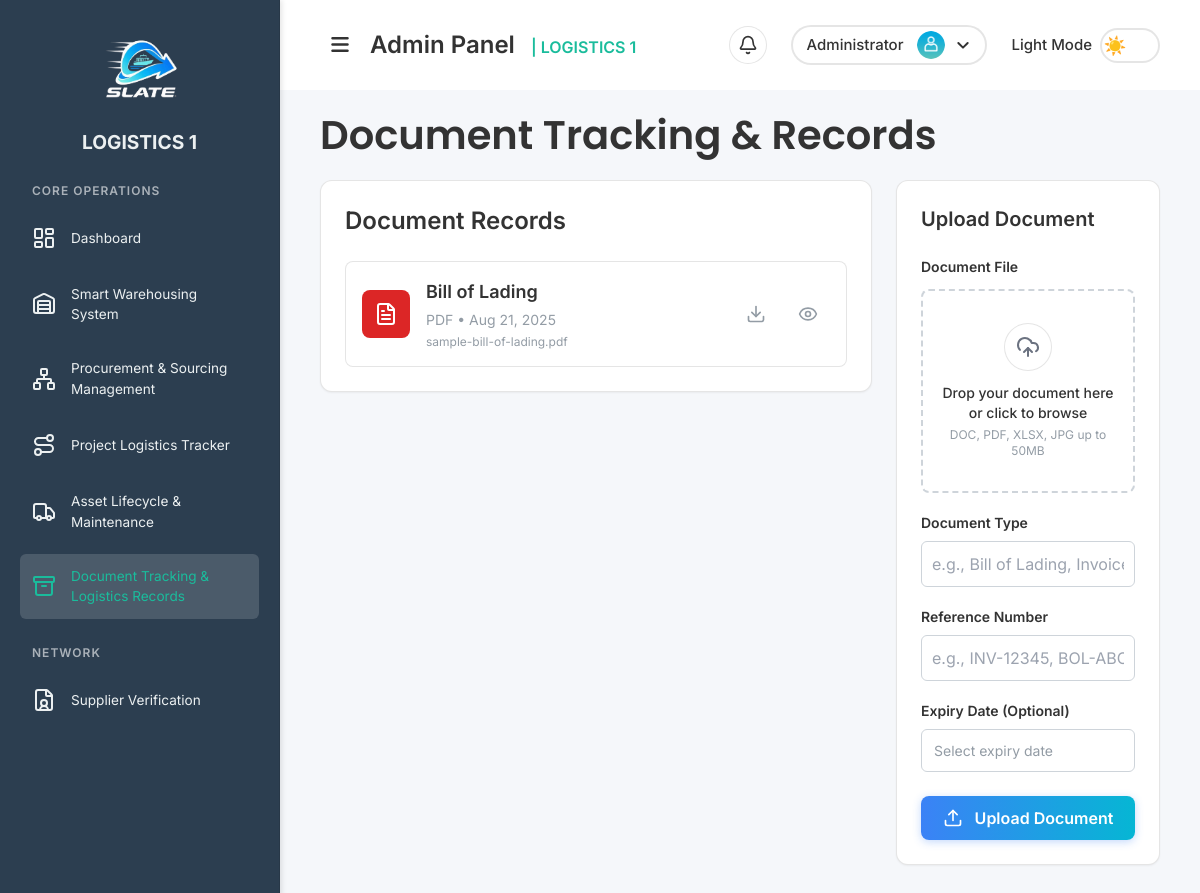
/pages/document_tracking_records.php (signed in), run on the app's committed database.
### tables this page shows
CREATE TABLE `documents` (
  `id` int NOT NULL,
  `file_name` varchar(255) NOT NULL,
  `file_path` varchar(255) NOT NULL,
  `document_type` varchar(100) DEFAULT NULL,
  `reference_number` varchar(100) DEFAULT NULL,
  `expiry_date` date DEFAULT NULL,
  `upload_date` timestamp NULL DEFAULT CURRENT_TIMESTAMP
);

### includes/functions/document.php (called while the page is built, shortened)
<?php
function getAllDocuments() {
    $conn = getDbConnection();
    $result = $conn->query("SELECT * FROM documents ORDER BY upload_date DESC");
    $documents = $result ? $result->fetch_all(MYSQLI_ASSOC) : [];
    return $documents;
}
?>

### pages/document_tracking_records.php (the view, shortened to what this page needs)
<?php
require_once '../includes/functions/document.php';
$documents = getAllDocuments();
?>
<!DOCTYPE html>
<html lang="en">
<head>
  <link rel="stylesheet" href="../assets/css/styles.css">
  <link rel="stylesheet" href="../assets/css/sidebar.css">
  <link rel="stylesheet" href="https://cdnjs.cloudflare.com/ajax/libs/font-awesome/6.7.2/css/all.min.css">
  <script src="https://cdn.tailwindcss.com"></script>
</head>
<body class="sidebar-active">
  <div class="sidebar" id="sidebar"> <?php include '../partials/sidebar.php'; ?> </div>
  <div class="main-content-wrapper" id="mainContentWrapper">
    <div class="content" id="mainContent">
      <?php include '../partials/header.php'; ?>
      <h1 class="font-semibold page-title">Document Tracking & Records</h1>
      <div class="grid grid-cols-1 lg:grid-cols-3 gap-6">
        <div class="col-span-1 lg:col-span-2">
          <div class="bg-[var(--card-bg)] border border-[var(--card-border)] rounded-xl p-6 shadow-sm">
            <div class="flex justify-between items-center mb-6">
              <h2 class="text-2xl font-semibold text-[var(--text-color)]">Document Records</h2>
            </div>
            <div class="space-y-3">
              <?php if (empty($documents)): ?>
                <div class="text-center py-8 text-[var(--placeholder-color)]">
                  <i data-lucide="file-x" class="w-12 h-12 mx-auto mb-3 opacity-50"></i>
                  <p>No documents uploaded yet</p>
                </div>
              <?php else: ?>
                <?php foreach($documents as $doc): ?>
                  <?php
                    $fileExtension = pathinfo($doc['file_name'], PATHINFO_EXTENSION);
                    $fileTypeDisplay = strtoupper($fileExtension);
                    $bgColor = 'bg-gray-600 dark:bg-gray-700';
                    $textColor = 'text-white font-bold dark:text-gray-300';
                    switch(strtolower($fileExtension)) {
                      case 'pdf':
                        $bgColor = 'bg-red-600 dark:bg-red-900/30';
                        $textColor = 'text-white font-bold dark:text-red-400';
                        break;
                    }
                  ?>
                  <div class="flex items-center p-4 bg-[var(--card-bg)] border border-[var(--card-border)] rounded-lg hover:shadow-md transition-shadow group">
                    <div class="flex-shrink-0 mr-4">
                      <div class="w-12 h-12 rounded-lg <?php echo $bgColor; ?> flex items-center justify-center">
                        <i data-lucide="file-text" class="w-6 h-6 <?php echo $textColor; ?>"></i>
                      </div>
                    </div>
                    <div class="flex-1 min-w-0">
                      <h3 class="text-lg font-semibold text-[var(--text-color)] truncate">
                        <?php echo htmlspecialchars($doc['document_type']); ?>
                      </h3>
                      <p class="text-sm text-[var(--placeholder-color)] mt-1">
                        <?php echo $fileTypeDisplay; ?> • <?php echo date('M d, Y', strtotime($doc['upload_date'])); ?>
                      </p>
                      <p class="text-xs text-[var(--placeholder-color)] mt-1 truncate">
                        <?php echo htmlspecialchars($doc['file_name']); ?>
                      </p>
                    </div>
                    <div class="flex-shrink-0 ml-4 flex items-center space-x-2">
                      <a href="../<?php echo htmlspecialchars($doc['file_path']); ?>" target="_blank"
                         class="p-3 text-[var(--placeholder-color)] hover:text-[var(--text-color)] hover:bg-[var(--input-bg)] rounded-lg transition-colors"
                         title="Download file">
                        <i data-lucide="download" class="w-5 h-5"></i>
                      </a>
                      <button type="button"
                              onclick="openDocumentDetails(<?php echo htmlspecialchars(json_encode($doc)); ?>)"
                              class="p-3 text-[var(--placeholder-color)] hover:text-[var(--text-color)] hover:bg-[var(--input-bg)] rounded-lg transition-colors"
                              title="View details">
                        <i data-lucide="eye" class="w-5 h-5"></i>
          </button>
                    </div>
                  </div>
                <?php endforeach; ?>
              <?php endif; ?>
            </div>
          </div>
        </div>
        <div class="hidden lg:block lg:col-span-1">
          <div class="bg-[var(--card-bg)] border border-[var(--card-border)] rounded-xl p-6 shadow-sm sticky top-6">
            <h2 class="text-xl font-semibold text-[var(--text-color)] mb-6 flex items-center">
              Upload Document
            </h2>
            <form action="document_tracking_records.php" method="POST" enctype="multipart/form-data" id="uploadDocumentForm">
              <div class="mb-5">
                <label for="documentFile" class="block text-sm font-semibold mb-3 text-[var(--text-color)]">Document File</label>
                <div class="relative w-full">
                  <div id="dropZone" class="relative w-full min-h-[120px] border-2 border-dashed border-[var(--input-border)] rounded-lg bg-[var(--input-bg)] transition-all duration-200 ease-in-out focus-within:border-blue-500 focus-within:ring-3 focus-within:ring-blue-500/10">
                    <div id="documentUploadPrompt" class="flex flex-col items-center justify-center py-8 px-4 text-center">
                      <div class="w-12 h-12 rounded-full bg-white dark:bg-[var(--card-bg)] border border-[var(--card-border)] flex items-center justify-center mb-3 transition-colors duration-200">
                        <i data-lucide="cloud-upload" class="w-6 h-6 text-gray-500 dark:text-gray-400"></i>
                      </div>
                      <p class="text-sm font-medium text-[var(--text-color)] mb-1">Drop your document here or click to browse</p>
                      <p class="text-xs text-[var(--placeholder-color)]">DOC, PDF, XLSX, JPG up to 50MB</p>
                    </div>
                  </div>
                </div>
              </div>
              <div class="mb-5">
                <label for="document_type" class="block text-sm font-semibold mb-2 text-[var(--text-color)]">Document Type</label>
                <input type="text"
                       name="document_type"
                       id="document_type"
                       placeholder="e.g., Bill of Lading, Invoice"
                       required
                       class="w-full p-2.5 border border-[var(--input-border)] rounded-md bg-[var(--input-bg)] text-[var(--input-text)]">
              </div>
              <div class="mb-5">
                <label for="reference_number" class="block text-sm font-semibold mb-2 text-[var(--text-color)]">Reference Number</label>
                <input type="text"
                       name="reference_number"
                       id="reference_number"
                       placeholder="e.g., INV-12345, BOL-ABCDE"
                       class="w-full p-2.5 border border-[var(--input-border)] rounded-md bg-[var(--input-bg)] text-[var(--input-text)]">
              </div>
              <div class="mb-6">
                <label for="expiry_date" class="block text-sm font-semibold mb-2 text-[var(--text-color)]">Expiry Date (Optional)</label>
              </div>
              <button type="submit" class="w-full btn-primary flex items-center justify-center">
                <i data-lucide="upload" class="w-5 h-5 mr-2"></i>
                Upload Document
              </button>
            </form>
          </div>
        </div>
      </div>
    </div>
  </div>
</body>
</html>

### assets/css/styles.css (style rules this page uses)
* { margin: 0; padding: 0; box-sizing: border-box; font-family: 'Inter', sans-serif; }
:root { --bg-color: #f5f7fa; --text-color: #333333; --primary-color: #1abc9c; --accent-color: #00c6ff; --danger-color: #e74c3c; --sidebar-bg: #2c3e50; --sidebar-text: #ecf0f1; --card-bg: #ffffff; --card-border: rgba(0, 0, 0, 0.1); --input-bg: #ffffff; --input-border: #ced4da; --input-text: #495057; --border-color: rgba(0, 0, 0, 0.1); --primary-btn-bg: linear-gradient(to right, #0072ff, #00c6ff); --primary-btn-hover-bg: linear-gradient(to right, #0052cc, #009ee3); --cancel-btn-bg: #e0e0e0; --scrollbar-thumb-hover-color: #556b7a; --subtitle-color: #464646; --description-color: #52555a; --close-btn-hover-bg: #f0f0f0; --placeholder-color: #939ca5; --dropdown-item-hover: rgba(0, 0, 0, 0.05); --icon-container-bg: #f3f4f6; --pagination-text: #6b7280; --pagination-text-hover: #2563eb; --pagination-bg-hover: #f3f4f6; --pagination-ellipsis: #9ca3af; --pagination-info: #6b7280; --scrollbar-track: #f1f1f1; --scrollbar-thumb: #c1c1c1; --scrollbar-thumb-hover: #a8a8a8; }
* { scrollbar-width: thin; scrollbar-color: var(--scrollbar-thumb) var(--scrollbar-track); }
body { height: 100vh; display: flex; background: var(--bg-color); color: var(--text-color); transition: background-color 0.5s ease, color 0.5s ease; }
.content { flex: 1; padding: 0 40px 40px 40px; }
.page-title { color: var(--text-color); font-family: 'Poppins', sans-serif; font-weight: 600; font-size: 2.5rem; margin-bottom: 15px; }
.hidden { display: none; }
.btn-primary { background: linear-gradient(to right, #3b82f6, #06b6d4); color: white; padding: 10px 20px; border-radius: 8px; border: none; cursor: pointer; font-weight: 600; transition: all 0.3s ease; box-shadow: 0 2px 8px rgba(59, 130, 246, 0.3); display: inline-flex; align-items: center; gap: 4px; }

### assets/css/sidebar.css (style rules this page uses)
html.loaded body { visibility: visible !important; opacity: 1 !important; transition: opacity 0.2s ease-in-out; }
.main-content-wrapper { flex: 1; display: flex; flex-direction: column; overflow-y: auto; height: 100vh; margin-left: 280px; transition: margin-left 0.5s ease; }
.sidebar { width: 280px; min-width: 250px; background: var(--sidebar-bg); color: var(--sidebar-text); padding: 20px; transition: all 0.5s ease; transform: translateX(0); position: fixed; top: 0; left: 0; height: 100vh; overflow-y: auto; overflow-x: hidden; box-shadow: 2px 0 5px rgba(0,0,0,0.1); border-right: 1px solid var(--border-color); z-index: 200; }
html.loaded .sidebar { opacity: 1; visibility: visible; }

### data on the page
documents: document_type "Bill of Lading", file_name "PDF", upload_date "Aug 21, 2025", file_name "sample-bill-of-lading.pdf"
